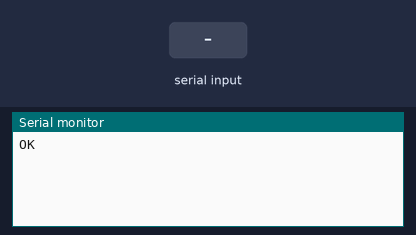
Simulated run of this sketch. Board: ESP32. Shown: the last lines printed to the serial monitor. Inputs (shaded band) come from the test bench. The modem accepts every AT command (registered, SIM ready, sends succeed) and sends nothing else.

Above: at 1.8 s.
1.9 s: "1" received over the second serial link
At 2.8 s:
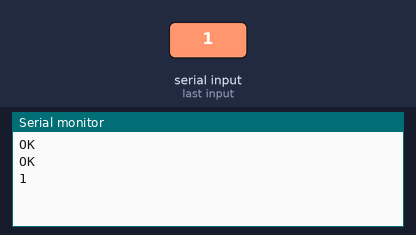
3.5 s: "0" received over the second serial link
At 4.8 s:
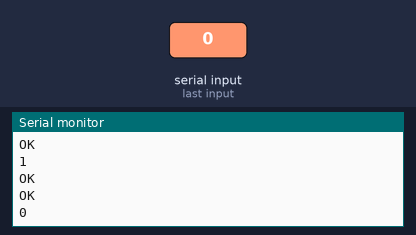
5.0 s: "2" received over the second serial link
At 5.6 s:
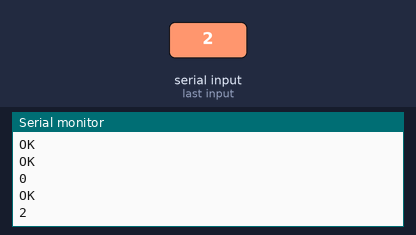

Measured:
- after the input at 1.9 s, the serial monitor: prints a new line after 0.10 s (image 1)
- after the input at 3.5 s, the serial monitor: prints a new line after 0.50 s (image 2)
- after the input at 5.0 s, the serial monitor: prints a new line at once (image 3)

The sketch:

SIM800L_SMS_test.ino
```cpp
#include <HardwareSerial.h>
HardwareSerial sim800(1);

void setup() {
  Serial.begin(115200);
  sim800.begin(9600, SERIAL_8N1, 26, 27);
}

void loop() {
  sim800.println("AT");
  delay(1000);
  while(sim800.available()){
    Serial.write(sim800.read());
  }
}
```
